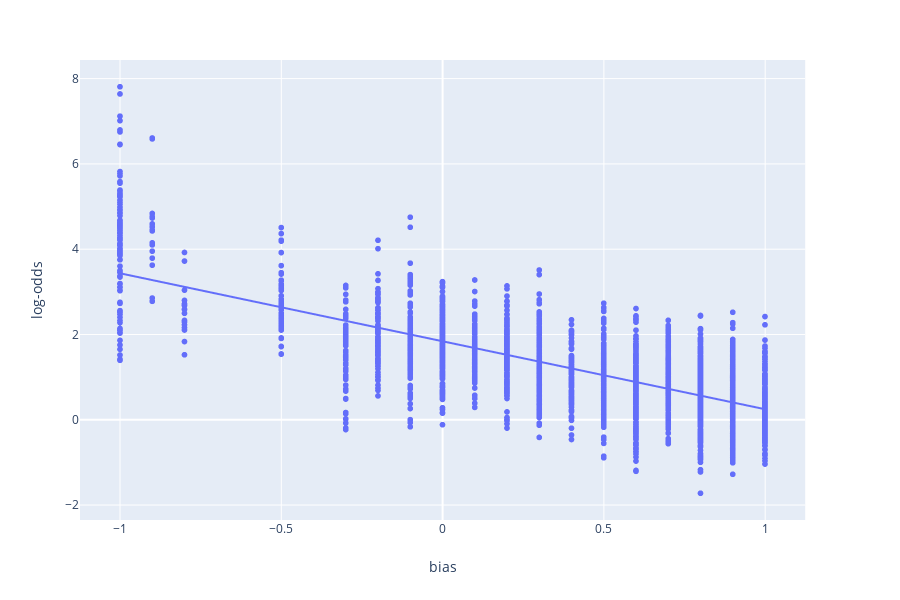

Source (notebook cell):
### Code cell
get_profession_total_effect(all_male_total_effects)

### Figure 1 — Plotly figure (JSON) as saved in the notebook; plotly's stock layout.template omitted (floating-point values rounded to 4 significant figures; data arrays with more than 128 entries replaced by an {"elided": "..."} marker saying what was removed)
{"data": [{"hoverlabel": {"namelength": 0}, "hovertemplate": "bias=%{x}<br>log-odds=%{y}", "legendgroup": "", "marker": {"color": "#636efa", "symbol": "circle"}, "mode": "markers", "name": "", "showlegend": false, "type": "scattergl", "x": {"elided": "2873 float values"}, "xaxis": "x", "y": {"elided": "2873 float values"}, "yaxis": "y"}, {"hoverlabel": {"namelength": 0}, "hovertemplate": "<b>OLS trendline</b><br>log-odds = -1.593786 * bias + 1.841503<br>R<sup>2</sup>=0.513430<br><br>bias=%{x}<br>log-odds=%{y} <b>(trend)</b>", "legendgroup": "", "marker": {"color": "#636efa", "symbol": "circle"}, "mode": "lines", "name": "", "showlegend": false, "type": "scattergl", "x": {"elided": "2873 float values"}, "xaxis": "x", "y": {"elided": "2873 float values"}, "yaxis": "y"}], "layout": {"height": 600, "legend": {"tracegroupgap": 0}, "margin": {"t": 60}, "xaxis": {"anchor": "y", "domain": [0, 0.98], "title": {"text": "bias"}}, "yaxis": {"anchor": "x", "domain": [0, 1], "title": {"text": "log-odds"}}}}
